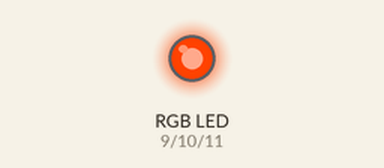
Recording of a sketch running on a simulated Arduino Uno, built with avr-gcc and run on an emulated ATmega328P. Parts: an RGB LED mixed from three pins (HIGH = lit).

Above: at 0.1 s.
Timing chart, 0 to 1.6 s (numbered marks = the images above):
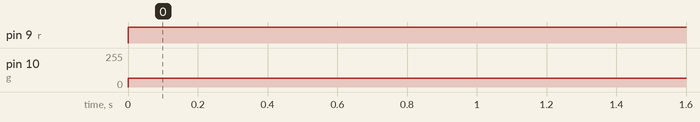

Measured:
- by itself, pin 9 (r): LOW → HIGH at 0.00 s
- by itself, pin 10 (g): 0/255 → 66/255 at 0.00 s

The sketch:

RGB-LED_Program.ino
```cpp
int r=9,g=10,b=11;
void setup() {
  pinMode(r,OUTPUT);
  pinMode(g,OUTPUT);
  pinMode(b,OUTPUT);
}

void loop() {
  setcolour(255,66,0);//In the format of (R,G,B)
}
void setcolour(int red,int green,int blue)
{
  analogWrite(r,red);
  analogWrite(g,green);
  analogWrite(b,blue);
}
//For 1K RESISTOR on each anode of each colour-Orange=(255,6,0);Pink=(255,0,7);White=(255,115,155);Yellow=(255,66,0);Light Blue=(0,255,255);Lavender=(102,0,204);Sea Green=(0,190,100);
```
